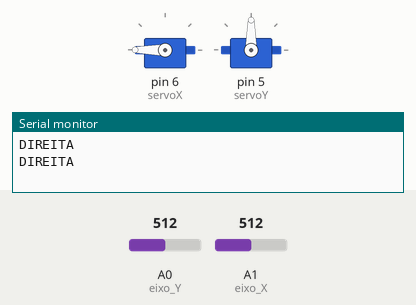
Simulated run of this sketch. Board: Arduino Uno, built with avr-gcc and run on an emulated ATmega328P. Shown: 2 × servo, the last lines printed to the serial monitor. Inputs (shaded band) come from the test bench; at power-on: A1 (eixo_X) = 512, A0 (eixo_Y) = 512.

Above: at 1.2 s.
1.3 s: A1 (eixo_X) set to 384
3.2 s: A1 (eixo_X) set to 361
At 4.8 s:
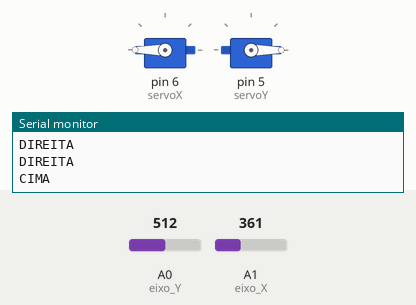
5.5 s: A1 (eixo_X) set to 343
7.2 s: A1 (eixo_X) set to 311
At 9.1 s:
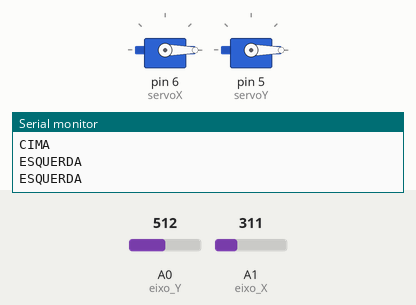
9.5 s: A1 (eixo_X) set to 380
At 10.7 s:
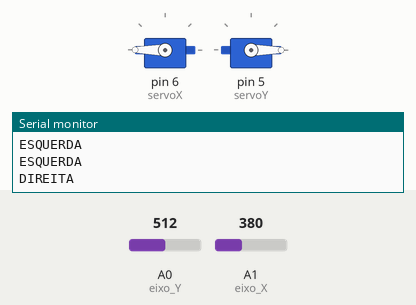
11.5 s: A1 (eixo_X) set to 320
At 13.4 s:
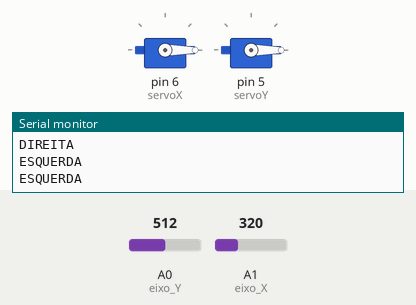
Timing chart, 0 to 14.5 s (numbered marks = the images above; inputs shaded):
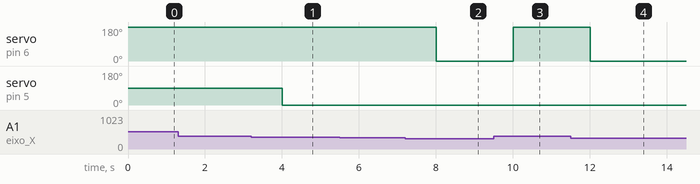

Measured:
- the behaviour switches between 371 and 370 on A1 (eixo_X) (found by bisection; images 0 and 1)
- the behaviour switches between 330 and 329 on A1 (eixo_X) (found by bisection; images 1 and 2)
- after the input at 3.2 s, servo on pin 5 (servoY): 90° → 0° after 0.80 s
- after the input at 7.2 s, servo on pin 6 (servoX): 180° → 0° after 0.80 s
- after the input at 9.5 s, servo on pin 6 (servoX): 0° → 180° after 0.51 s
- after the input at 11.5 s, servo on pin 6 (servoX): 180° → 0° after 0.51 s

The sketch:

Integra__oJoyServo.ino
```cpp
#include <Servo.h>

int eixo_X= A1; //PINO REFERENTE A LIGAÇÃO DO EIXO X
int eixo_Y = A0; //PINO REFERENTE A LIGAÇÃO DO EIXO Y
int botao = 2; //PINO REFERENTE A LIGAÇÃO NO PINO KEY (EIXO Z)

Servo servoX;
Servo servoY;

int val = 0;

void setup(){
  pinMode (botao, INPUT_PULLUP); //DEFINE A PORTA COMO ENTRADA / "_PULLUP" É PARA ATIVAR O RESISTOR INTERNO
  Serial.begin (9600); //INICIALIZA O MONITOR SERIAL

  servoX.attach(6);
  servoY.attach(5);

  servoX.write(90);
  servoY.write(90);

}

void loop(){
//  // analogWrite(servoX_port, val);
//  servoX.write(val);
//  // analogWrite(servoY_port, val);
//  servoY.write(val);
//    delay(100);
//  val = val+5;
//  if (val==180){
//    val = 0;
//  }


   if (analogRead(eixo_X) < 330){
     Serial.println("ESQUERDA"); //IMPRIME O TEXTO NO MONITOR SERIAL;
     servoX.write(0);
   }
   else if (analogRead(eixo_X) > 370){
     Serial.println("DIREITA"); //IMPRIME O TEXTO NO MONITOR SERIAL;
     servoX.write(180);
   }
   else if (analogRead(eixo_Y) < 330){
     Serial.println("BAIXO"); //IMPRIME O TEXTO NO MONITOR SERIAL;
     servoY.write(180);
   }
   else if (analogRead(eixo_Y) > 370){
     Serial.println("CIMA"); //IMPRIME O TEXTO NO MONITOR SERIAL;
     servoY.write(0);
   }
   else if(digitalRead(botao) == LOW){ //SE LEITURA FOR IGUAL A HIGH, FAZ
     Serial.println("RESET POSICOES"); //IMPRIME O TEXTO NO MONITOR SERIAL
     servoX.write(90);
     servoY.write(90);

   }
   else{
     Serial.print(analogRead(eixo_X)); //IMPRIME O TEXTO NO MONITOR SERIAL;
     Serial.print(" - "); //IMPRIME O TEXTO NO MONITOR SERIAL;
     Serial.println(analogRead(eixo_Y)); //IMPRIME O TEXTO NO MONITOR SERIAL;
   }

    delay(1000); //INTERVALO DE 500 MILISSEGUNDOS
}
```
